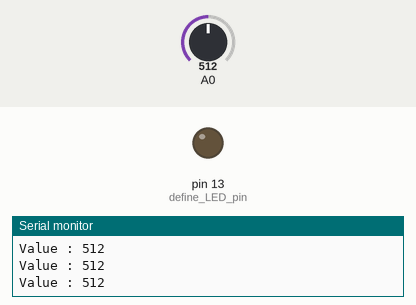
Simulated run of this sketch. Board: Arduino Uno, built with avr-gcc and run on an emulated ATmega328P. Parts: output pins drawn as LEDs (lit = HIGH), the last lines printed to the serial monitor. Inputs (shaded band) come from the test bench; at power-on: A0 = 512.

Above: at 1.2 s.
1.3 s: A0 set to 486
At 2.1 s:
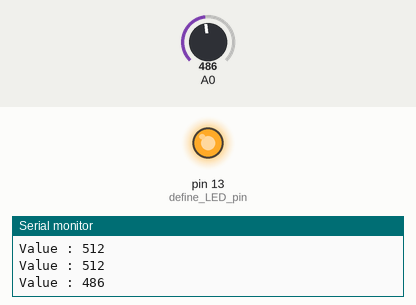
2.8 s: A0 set to 510
At 3.7 s:
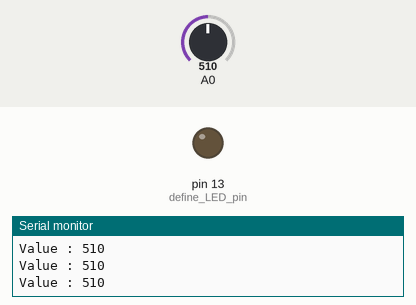
4.8 s: A0 set to 490
At 5.7 s:
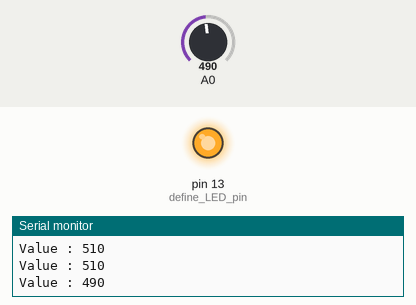
Timing chart, 0 to 7.8 s (numbered marks = the images above; inputs shaded):
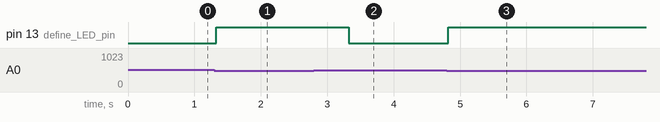

Measured:
- the behaviour switches between 500 and 499 on A0 (found by bisection; images 0 and 1)
- after the input at 1.3 s, pin 13 (define_LED_pin): LOW → HIGH at once
- after the input at 2.8 s, pin 13 (define_LED_pin): HIGH → LOW after 0.53 s
- after the input at 4.8 s, pin 13 (define_LED_pin): LOW → HIGH at once

The sketch:

Rain_Sensor_Analog.ino
```cpp
void setup() {
  Serial.begin(9600);   //enable serial monitor
  pinMode(13, OUTPUT);    //define LED pin
}
void loop() {
  int value = analogRead(A0);     //read value
  Serial.print("Value : ");
  Serial.println(value);
  if (value < 500) {           //check condition
    digitalWrite(13, HIGH);
    delay (2000);
    Serial.print("Heavy rain  LED on ");
  } else {
    digitalWrite(13, LOW);
  }
}
```
